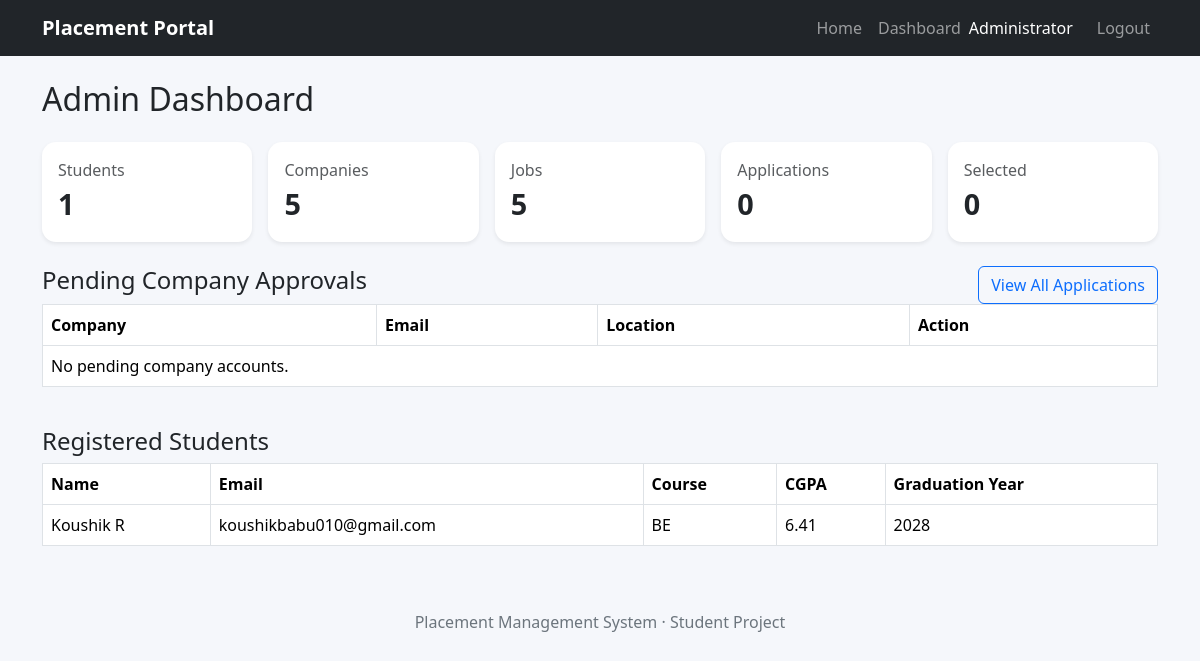
The page /admin/dashboard (signed in) on the database its author committed.
### tables this page shows
CREATE TABLE users (
        id INTEGER PRIMARY KEY AUTOINCREMENT,
        name TEXT NOT NULL,
        email TEXT UNIQUE NOT NULL,
        password TEXT NOT NULL,
        role TEXT NOT NULL CHECK(role IN ('student','company','admin')),
        phone TEXT,
        department TEXT,
        course TEXT,
        cgpa REAL DEFAULT 0,
        graduation_year INTEGER,
        resume TEXT,
        company_name TEXT,
        location TEXT,
        description TEXT,
        approved INTEGER DEFAULT 1
    );

### app.py (the view)
@app.route("/admin/dashboard")
@login_required("admin")
def admin_dashboard():
    conn = get_db()
    counts = {
        "students": conn.execute("SELECT COUNT(*) FROM users WHERE role='student'").fetchone()[0],
        "companies": conn.execute("SELECT COUNT(*) FROM users WHERE role='company'").fetchone()[0],
        "jobs": conn.execute("SELECT COUNT(*) FROM jobs").fetchone()[0],
        "applications": conn.execute("SELECT COUNT(*) FROM applications").fetchone()[0],
        "placed": conn.execute("SELECT COUNT(*) FROM applications WHERE status='Selected'").fetchone()[0]
    }
    pending = conn.execute("SELECT * FROM users WHERE role='company' AND approved=0").fetchall()
    students = conn.execute("SELECT * FROM users WHERE role='student' ORDER BY id DESC").fetchall()
    conn.close()
    return render_template("admin_dashboard.html", counts=counts, pending=pending, students=students)

### app.py (called while the page is built)
def get_db():
    conn = sqlite3.connect(DB_PATH)
    conn.row_factory = sqlite3.Row
    conn.execute("PRAGMA foreign_keys = ON")
    return conn

def login_required(role=None):
    def decorator(view):
        @wraps(view)
        def wrapped(*args, **kwargs):
            user = session.get("user")
            if not user:
                flash("Please login first.", "warning")
                return redirect(url_for("login"))
            if role and user.get("role") != role:
                flash("You do not have permission to access that page.", "danger")
                return redirect(url_for("dashboard"))
            return view(*args, **kwargs)
        return wrapped
    return decorator

@app.context_processor
def inject_user():
    return {"current_user": session.get("user")}

### templates/admin_dashboard.html
{% extends "base.html" %}
{% block content %}
<h2 class="mb-4">Admin Dashboard</h2>
<div class="row g-3 mb-4">
{% for label,value in [('Students',counts.students),('Companies',counts.companies),('Jobs',counts.jobs),('Applications',counts.applications),('Selected',counts.placed)] %}
<div class="col-6 col-md"><div class="card shadow-sm"><div class="card-body"><div class="text-muted">{{ label }}</div><div class="stat">{{ value }}</div></div></div></div>
{% endfor %}
</div>
<div class="d-flex justify-content-between align-items-center"><h4>Pending Company Approvals</h4><a href="{{ url_for('admin_applications') }}" class="btn btn-outline-primary">View All Applications</a></div>
<div class="table-responsive"><table class="table table-bordered bg-white">
<tr><th>Company</th><th>Email</th><th>Location</th><th>Action</th></tr>
{% for c in pending %}<tr><td>{{ c.company_name or c.name }}</td><td>{{ c.email }}</td><td>{{ c.location }}</td><td class="d-flex gap-2">
<form method="post" action="{{ url_for('approve_company', user_id=c.id) }}"><button class="btn btn-success btn-sm">Approve</button></form>
<form method="post" action="{{ url_for('reject_company', user_id=c.id) }}"><button class="btn btn-danger btn-sm">Reject</button></form>
</td></tr>{% else %}<tr><td colspan="4">No pending company accounts.</td></tr>{% endfor %}
</table></div>
<h4 class="mt-4">Registered Students</h4>
<div class="table-responsive"><table class="table table-bordered bg-white"><tr><th>Name</th><th>Email</th><th>Course</th><th>CGPA</th><th>Graduation Year</th></tr>
{% for s in students %}<tr><td>{{ s.name }}</td><td>{{ s.email }}</td><td>{{ s.course }}</td><td>{{ s.cgpa }}</td><td>{{ s.graduation_year }}</td></tr>
{% else %}<tr><td colspan="5">No students registered.</td></tr>{% endfor %}
</table></div>
{% endblock %}

### templates/base.html (style rules this page uses)
body { background:#f5f7fb; }
.card { border:0; border-radius:14px; }
.stat { font-size:1.8rem; font-weight:700; }

### rows shown on the page
users: name "Koushik R", email "koushikbabu010@gmail.com", course "BE", cgpa "6.41", graduation_year "2028"

### other values the page prints
{{ current_user.name }} "Administrator"
{{ label }} "Students" "Companies" "Jobs" "Applications" "Selected"
{{ value }} "1" "5" "5" "0" "0"
